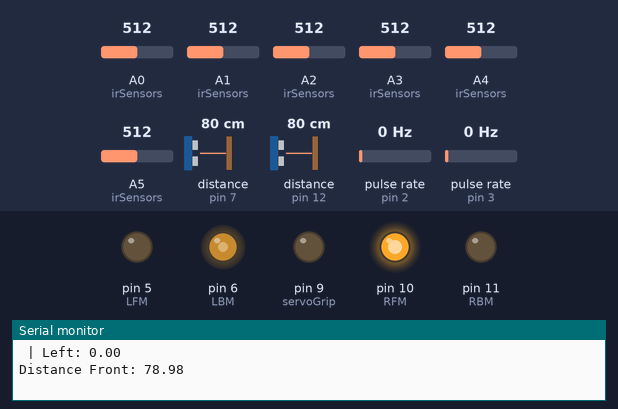
Recording of a sketch running on a simulated Arduino Uno, built with avr-gcc and run on an emulated ATmega328P. Parts: output pins drawn as LEDs (lit = HIGH), the last lines printed to the serial monitor. Wiring (inferred from the names in the program): 2 × ultrasonic range finder: trigger pin 4, echo pin 12 / trigger pin 8, echo pin 7; 2 × pulse sensor: data pin 2 / data pin 3. Dashed ring = blinking. The inputs (shaded band) are chosen by the test bench; at power-on: pulse rate (sensors on pin 3, pin 2) 0 Hz, distance to the obstacle (sensors on pin 7, pin 12) 80 cm, A0 (irSensors) = 512, A1 (irSensors) = 512, A2 (irSensors) = 512, A3 (irSensors) = 512, A4 (irSensors) = 512, A5 (irSensors) = 512. The echo pulse lasts 58.3 µs per cm; pins used as bus, display or sensor lines are not drawn.

Above: at 1.2 s.
1.3 s: pulse rate (sensor on pin 3) set to 50 Hz
At 2.3 s:
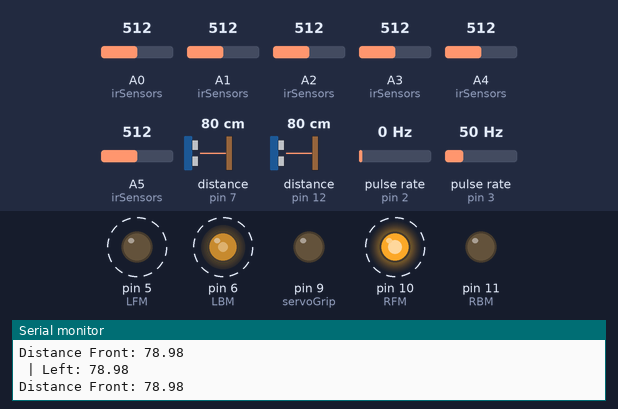
4.3 s: distance to the obstacle (sensor on pin 7) set to 33 cm
7.3 s: distance to the obstacle (sensor on pin 7) set to 28 cm
At 8.0 s:
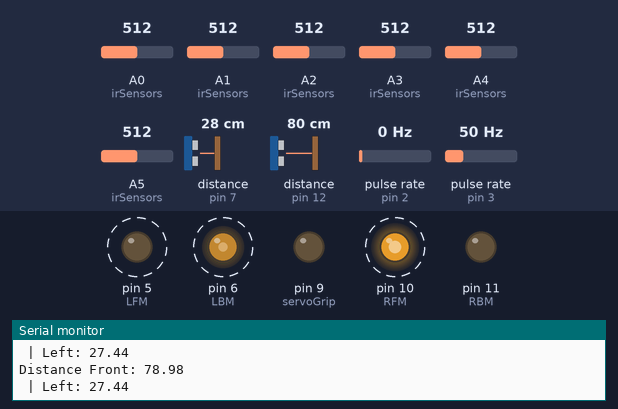
10.3 s: distance to the obstacle (sensor on pin 12) set to 17 cm
At 10.9 s:
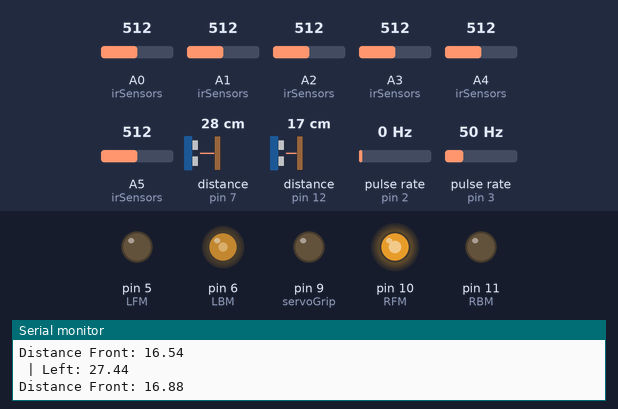
13.3 s: distance to the obstacle (sensor on pin 12) set to 14 cm
At 14.5 s:
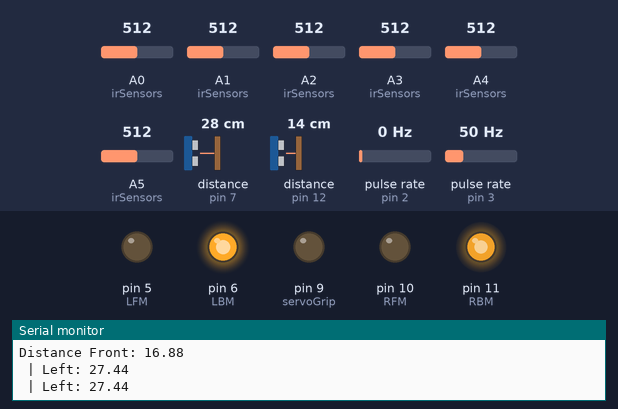
14.8 s: pulse rate (sensor on pin 2) set to 2 Hz
17.8 s: pulse rate (sensor on pin 2) set to 5 Hz
At 19.6 s:
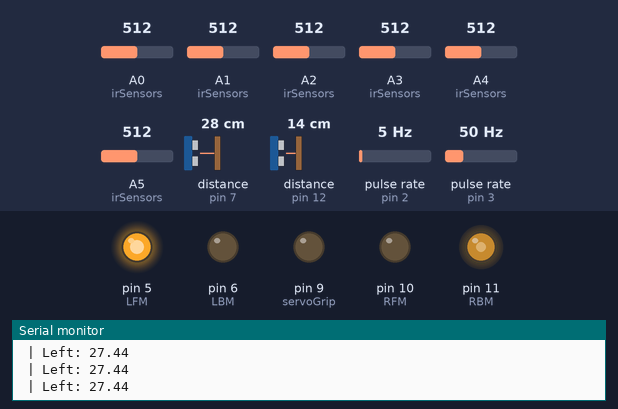
Timing chart, 0 to 21.1 s (numbered marks = the images above; inputs shaded):
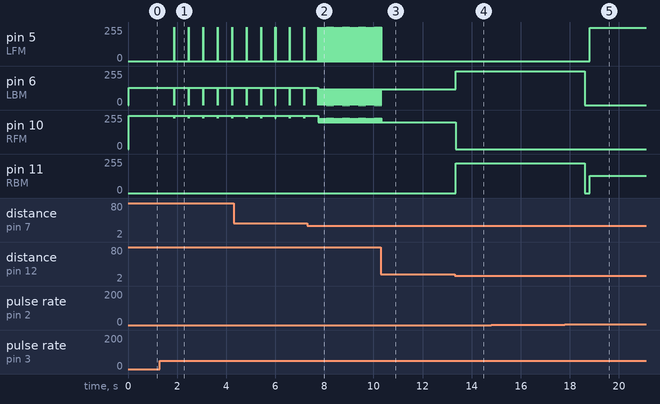

The sketch:

sketch.ino
```cpp
// LFM = Left Forward Motor A2
// LBM = Left Backward Motor A1
// RFM = Right Forward Motor B1
// RBM = Right Backward Motor B2

#define LFM 5
#define LBM 6
#define RFM 10
#define RBM 11

#define encoderRight 2 //encoder Right Motor
#define encoderLeft 3 //encoder Left Motor

#define frontTrig 4 // Ultrasonic sensor trigger
#define leftTrig 8

#define frontEcho 12 // Ultrasonic sensor echo
#define leftEcho 7

#define servoGrip 9 //servo used for the gripper

//ir1-ir6 - IR sensors starting from the left side
#define ir1 A5
#define ir2 A4
#define ir3 A3
#define ir4 A2
#define ir5 A1
#define ir6 A0

int irSensors[6] = {ir1, ir2, ir3, ir4, ir5, ir6};
boolean irValues[6];

const int minPulseWidth = 500; // Minimum pulse width for servo
const int maxPulseWidth = 2500; // Maximum pulse width for servo

#define maxPulseLength 1000

#define thresholdDistance 15 // Desired distance from the wall in front

float distanceFront, distanceLeft;

bool waitingStart = true;
bool startSequence = false;
bool endDetected = false;

bool turnedRight = false;

volatile unsigned long countRight = 0;
volatile unsigned long countLeft = 0;

bool isGripOpen = false;

void setup() {
  Serial.begin(9600);

  pinMode(LFM, OUTPUT);
  pinMode(LBM, OUTPUT);
  pinMode(RFM, OUTPUT);
  pinMode(RBM, OUTPUT);

  pinMode(servoGrip, OUTPUT);
  setServoAngle(95, servoGrip);

  pinMode(frontTrig, OUTPUT);
  pinMode(leftTrig, OUTPUT);
  pinMode(frontEcho, INPUT);
  pinMode(leftEcho, INPUT);

  pinMode(encoderRight, INPUT);
  pinMode(encoderLeft, INPUT);

  attachInterrupt(digitalPinToInterrupt(encoderRight), updateRM, CHANGE);
  attachInterrupt(digitalPinToInterrupt(encoderLeft), updateLM, CHANGE);
}


enum CarState
{
  STATE_FORWARD,
  STATE_OBSTACLE_DETECTED,
  STATE_TURN_RIGHT,
  STATE_TURN_LEFT,
  STATE_STOP,
  STATE_WAIT
};

CarState carState = STATE_FORWARD;

void loop() {
//  querySensors();

//  Debug for ultrasonic sensor
//  Serial.print("Front: ");
//  Serial.print(distanceFront);
  Serial.print(" | Left: ");
  Serial.println(distanceLeft);

  // Control the performance of the car
  switch (carState)
  {
    case STATE_FORWARD:
      handleForwardState();
      break;

    case STATE_OBSTACLE_DETECTED:
      handleObstacleDetectedState();
      break;

    case STATE_TURN_LEFT:
      handleTurnLeftState();
      break;

    case STATE_TURN_RIGHT:
      handleTurnRightState();
      break;

    case STATE_STOP:
      handleStopState();
      break;

    case STATE_WAIT:
      handleWaitState();
      break;

    default:
      break;
  }
}

void updateRM()
{
  noInterrupts();
  countRight++;
  interrupts();
}

void updateLM()
{
  noInterrupts();
  countLeft++;
  interrupts();
}

//float querySensors()
//{
//  distanceLeft = lookLeft();
//  distanceFront = lookFront();
//}
//
//float pulse(int proxTrig, int proxEcho) {
//  digitalWrite(proxTrig, HIGH);
//  delayMicroseconds(10);
//  digitalWrite(proxTrig, LOW);
//
//  float duration_us = pulseIn(proxEcho, HIGH);
//
//  return duration_us * 0.017;
//}
//
//float lookFront() {
//  wait(300);
//  return round(pulse(frontTrig, frontEcho) * 100.0) / 100.0;
//}
//
//float lookLeft() {
//  wait(300);
//  return round(pulse(leftTrig, leftEcho) * 100.0) / 100.0;
//}


// Function to wait until a certain pulse count is reached for the left wheel
void waitUntilPulseCountLeft(unsigned long count)
{
  int previousPulseStateLeft = digitalRead(encoderLeft);
  unsigned long lastPulseTime = millis();

  while (countLeft < count)
  {
    int pulseStateLeft = digitalRead(encoderLeft);

    if (pulseStateLeft != previousPulseStateLeft)
    {
      // State change
      previousPulseStateLeft = pulseStateLeft;
      countLeft++;
      lastPulseTime = millis();

      if (millis() - lastPulseTime >= maxPulseLength)
      {
        // No pulse state change for a while, must have hit a stop
        moveBackwards();
        wait(350);
        moveStop();
        countLeft = 0;
        return;
      }
    }
  }
}

// Function to wait until a certain pulse count is reached for the right wheel
void waitUntilPulseCountRight(unsigned long count)
{
  int previousPulseStateRight = digitalRead(encoderRight);
  unsigned long lastPulseTime = millis();

  while (countRight < count)
  {
    int pulseStateRight = digitalRead(encoderRight);

    if (pulseStateRight != previousPulseStateRight)
    {
      // State change
      previousPulseStateRight = pulseStateRight;
      countRight++;
      lastPulseTime = millis();

      if (millis() - lastPulseTime >= maxPulseLength)
      {
        // No pulse state change for a while, must have hit a stop
        moveBackwards();
        wait(350);
        moveStop();
        countRight = 0;
        return;
      }
    }
  }

  countRight = 0;
}

// Function to wait until a certain pulse count is reached for both wheels
void waitUntilPulseCountBoth(unsigned long count)
{
  // Call both individual wait functions
  waitUntilPulseCountRight(count);
  waitUntilPulseCountLeft(count);
}

void basicTurnLeft()
{
  analogWrite(LBM, 130);
  analogWrite(RFM, 250);
  analogWrite(LFM, 0);
  analogWrite(RBM, 0);

  countLeft = 0;
  waitUntilPulseCountLeft(105);
}

void basicTurnRight()
{
  analogWrite(LFM, 250);
  analogWrite(RBM, 130);
  analogWrite(LBM, 0);
  analogWrite(RFM, 0);

  countRight = 0;
  waitUntilPulseCountRight(105);
}

void handleForwardState()
{
  distanceFront = getDistance(frontTrig, frontEcho);
  distanceLeft = getDistance(leftTrig, leftEcho);

  if (distanceFront > thresholdDistance)
  {
    moveForward();
    Serial.print("Distance Front: ");
    Serial.println(distanceFront);  // Debug statement to print distanceFront

    // Check if adjustment is needed
    if (distanceLeft < 5)
    {
      // Turn right a bit
      adjustRight();
      wait(20);
      moveForward();
    }
    else if (distanceLeft > 10)
    {
      adjustLeft();
      moveForward();
    }
  }
  else
  {
    carState = STATE_OBSTACLE_DETECTED;
  }
}

void moveForwardInTicks(int ticks)
{
  resetCounters();

  analogWrite(RFM, 230);
  analogWrite(LFM, 255);
  digitalWrite(LBM, LOW);
  digitalWrite(RBM, LOW);

  waitUntilPulseCountBoth(ticks);

  turnedRight = false;
  endDetected = allBlack();

  moveStop();

  setServoAngle(2, servoGrip);
}

float getDistance(int trigPin, int echoPin)
{
  digitalWrite(trigPin, LOW);
  delayMicroseconds(2);
  digitalWrite(trigPin, HIGH);
  delayMicroseconds(10);
  digitalWrite(trigPin, LOW);

  float duration = pulseIn(echoPin, HIGH);
  float distance = duration * 0.034 / 2; // Convert duration to distance in cm
  return distance;
}

void handleObstacleDetectedState()
{
  moveBackwardInTicks(20); // Move backward for a short distance
  if (distanceLeft > 30)
  {
    carState = STATE_TURN_LEFT;
  }
  else
  {
    carState = STATE_TURN_RIGHT; // Move to the turn right state
  }
}

void handleTurnLeftState()
{
  wait(200);
  basicTurnLeft(); // Turn left
  carState = STATE_STOP;
}

void handleTurnRightState()
{
  wait(200);
  basicTurnRight(); // Turn right
  carState = STATE_STOP; // Move to the stop state after turning
}

void handleStopState()
{
  moveStop();
  carState = STATE_WAIT; // Move to the wait state
  wait(150);
}

void handleWaitState()
{
  carState = STATE_FORWARD; // Move back to the forward state for the next iteration
}

void adjustRight()
{
  moveStop();
  wait(50);

  analogWrite(LFM, 200);
  analogWrite(RBM, 120);
  analogWrite(LBM, 0);
  analogWrite(RFM, 0);

  wait(50);
  moveStop();
}

void adjustLeft()
{
  if (distanceLeft > 30)
  {
    basicTurnLeft();
    wait(50); // Reduce delay
    moveStop();
  }
  else
  {
    // Adjust left slightly
    analogWrite(RFM, 200);
    analogWrite(LBM, 120);
    analogWrite(LFM, 0);
    analogWrite(RBM, 0);
    wait(50); // Reduce delay
    moveStop();
  }
}

void moveForward()
{
  analogWrite(RFM, 230);
  analogWrite(LFM, 255);
  analogWrite(LBM, 0);
  analogWrite(RBM, 0);

  turnedRight = false;
  endDetected = allBlack();
}

void moveStop()
{
  analogWrite(RFM, 0);
  analogWrite(LFM, 0);
  analogWrite(LBM, 0);
  analogWrite(RBM, 0);
}

void moveBackwards()
{
  analogWrite(LBM, 255);
  analogWrite(RBM, 225);
  digitalWrite(LFM, LOW);
  digitalWrite(RFM, LOW);
}

void moveBackwardInTicks(int ticks)
{
  resetCounters();

  while (countRight < ticks)
  {
    analogWrite(LBM, 255);
    analogWrite(RBM, 225);
    digitalWrite(LFM, LOW);
    digitalWrite(RFM, LOW);
  }

  turnedRight = false;
  endDetected = allBlack();

  moveStop();

//  setServoAngle(0, servoGrip);
}

void setServoAngle(int angle, int servoPin)
{
  int pulseWidth = map(angle, 0, 180, minPulseWidth, maxPulseWidth);
  digitalWrite(servoPin, HIGH); // Start the pulse
  delayMicroseconds(pulseWidth); // Wait for the pulse width
  digitalWrite(servoPin, LOW); // End the pulse
  delay(20); // wait for servo to settle
}

void queryIRSensors()
{
  //The function sets irValues[] to the actual values
  for (int i = 0; i < 6; i++)
  {
    irValues[i] = analogRead(irSensors[i]) > 800;
  }
}

boolean allBlack()
{
  short sum = 0;
  queryIRSensors();
  for (int i = 0; i < 6; i++)
  {
    if (irValues[i])
    {
      sum++;
    };
  }
  return sum == 6;
}

void resetCounters()
{
  countRight = 0;
  countLeft = 0;
}

// waits for an amount of time in milliseconds
// used to eliminate the need of using the delay() function
void wait(int timeToWait)
{
  long time = millis();

  while (millis() < time + timeToWait)
        ;
}
```

Measured:
- the behaviour switches between 31 and 30 cm on distance to the obstacle (sensor on pin 7) (found by bisection; images 1 and 2)
- the behaviour switches between 16 and 15 cm on distance to the obstacle (sensor on pin 12) (found by bisection; images 3 and 4)
- the behaviour switches between 3 and 4 Hz on pulse rate (sensor on pin 2) (found by bisection; images 4 and 5)
- after the input at 1.3 s, pin 5 (LFM): alternates 255/255 for 0.01 s and 0/255 for 0.58 s, starting after 0.58 s; pin 6 (LBM): alternates 130/255 for 0.58 s and 0/255 for 0.01 s, starting after 0.58 s; pin 10 (RFM): alternates 250/255 for 0.58 s and 230/255 for 0.01 s, starting after 0.58 s
- after the input at 7.3 s, pin 5 (LFM): alternates 255/255 for 0.01 s and 0/255 for 0.05 s, starting after 0.51 s; pin 6 (LBM): alternates 120/255 for 0.05 s and 0/255 for 0.01 s, starting after 0.46 s; pin 10 (RFM): alternates 230/255 for 0.01 s and 200/255 for 0.05 s, starting after 0.45 s
- after the input at 10.3 s, pin 5 (LFM): goes on until 10.3 s, then stays 0/255; pin 6 (LBM): goes on until 10.3 s, then stays 120/255; pin 10 (RFM): goes on until 10.3 s, then stays 200/255
- after the input at 13.3 s, pin 6 (LBM): 120/255 → 255/255 at once; pin 10 (RFM): 200/255 → 0/255 at once; pin 11 (RBM): 0/255 → 225/255 at once
- after the input at 14.8 s, every drawn part: stays the same
- after the input at 17.8 s, pin 5 (LFM): 0/255 → 250/255 after 1.0 s instead of 2.2 s; pin 6 (LBM): 255/255 → 0/255 after 0.80 s instead of 2.0 s
